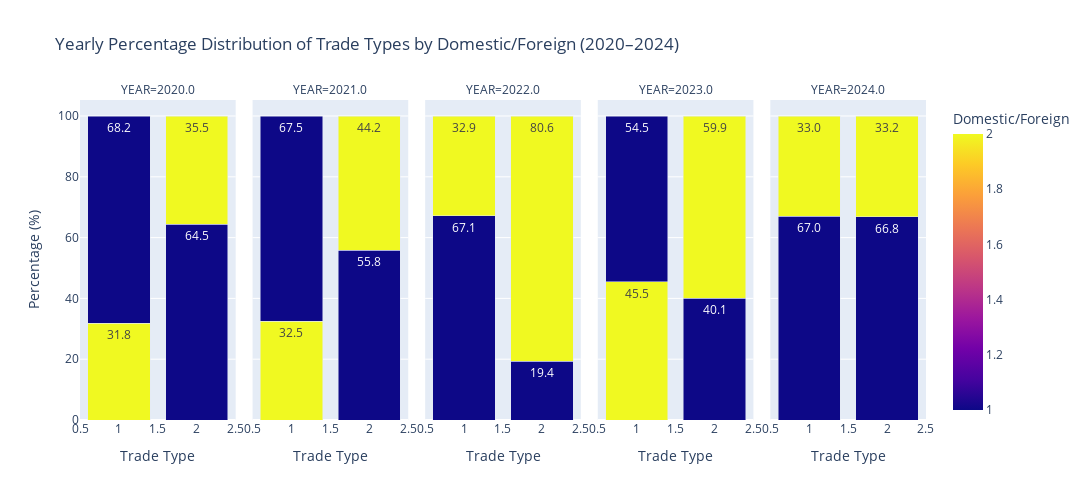

This figure's notebook cell:
### Code cell
trdtype_df_summary["PERCENT"] = trdtype_df_summary.groupby(["YEAR", "TRDTYPE"])["COUNT"].transform(
    lambda x: x / x.sum() * 100
)

fig = px.bar(
    trdtype_df_summary,
    x="TRDTYPE",
    y="PERCENT",
    color="DF",
    barmode="stack",
    facet_col="YEAR",
    category_orders={"YEAR": sorted(trdtype_df_summary["YEAR"].unique())},
    title="Yearly Percentage Distribution of Trade Types by Domestic/Foreign (2020–2024)",
    labels={"TRDTYPE": "Trade Type", "PERCENT": "Percentage (%)", "DF": "Domestic/Foreign"},
    text_auto=".1f"
)

fig.update_layout(height=500, width=1200)
fig.show()

### Figure 1 — Plotly figure (JSON) as saved in the notebook; plotly's stock layout.template omitted (floating-point values rounded to 4 significant figures)
{"data": [{"alignmentgroup": "True", "hovertemplate": "YEAR=2020.0<br>Trade Type=%{x}<br>Percentage (%)=%{y}<br>Domestic/Foreign=%{marker.color}<extra></extra>", "legendgroup": "", "marker": {"color": [1, 2, 1, 2], "coloraxis": "coloraxis", "pattern": {"shape": ""}}, "name": "", "offsetgroup": "", "orientation": "v", "showlegend": false, "textposition": "auto", "texttemplate": "%{y:.1f}", "type": "bar", "x": [2, 1, 1, 2], "xaxis": "x", "y": [64.47, 31.78, 68.22, 35.53], "yaxis": "y"}, {"alignmentgroup": "True", "hovertemplate": "YEAR=2021.0<br>Trade Type=%{x}<br>Percentage (%)=%{y}<br>Domestic/Foreign=%{marker.color}<extra></extra>", "legendgroup": "", "marker": {"color": [2, 1, 1, 2], "coloraxis": "coloraxis", "pattern": {"shape": ""}}, "name": "", "offsetgroup": "", "orientation": "v", "showlegend": false, "textposition": "auto", "texttemplate": "%{y:.1f}", "type": "bar", "x": [1, 2, 1, 2], "xaxis": "x2", "y": [32.48, 55.77, 67.52, 44.23], "yaxis": "y2"}, {"alignmentgroup": "True", "hovertemplate": "YEAR=2022.0<br>Trade Type=%{x}<br>Percentage (%)=%{y}<br>Domestic/Foreign=%{marker.color}<extra></extra>", "legendgroup": "", "marker": {"color": [1, 1, 2, 2], "coloraxis": "coloraxis", "pattern": {"shape": ""}}, "name": "", "offsetgroup": "", "orientation": "v", "showlegend": false, "textposition": "auto", "texttemplate": "%{y:.1f}", "type": "bar", "x": [2, 1, 1, 2], "xaxis": "x3", "y": [19.4, 67.12, 32.88, 80.6], "yaxis": "y3"}, {"alignmentgroup": "True", "hovertemplate": "YEAR=2023.0<br>Trade Type=%{x}<br>Percentage (%)=%{y}<br>Domestic/Foreign=%{marker.color}<extra></extra>", "legendgroup": "", "marker": {"color": [1, 2, 1, 2], "coloraxis": "coloraxis", "pattern": {"shape": ""}}, "name": "", "offsetgroup": "", "orientation": "v", "showlegend": false, "textposition": "auto", "texttemplate": "%{y:.1f}", "type": "bar", "x": [2, 1, 1, 2], "xaxis": "x4", "y": [40.08, 45.51, 54.49, 59.92], "yaxis": "y4"}, {"alignmentgroup": "True", "hovertemplate": "YEAR=2024.0<br>Trade Type=%{x}<br>Percentage (%)=%{y}<br>Domestic/Foreign=%{marker.color}<extra></extra>", "legendgroup": "", "marker": {"color": [1, 1, 2, 2], "coloraxis": "coloraxis", "pattern": {"shape": ""}}, "name": "", "offsetgroup": "", "orientation": "v", "showlegend": false, "textposition": "auto", "texttemplate": "%{y:.1f}", "type": "bar", "x": [2, 1, 2, 1], "xaxis": "x5", "y": [66.8, 66.96, 33.2, 33.04], "yaxis": "y5"}], "layout": {"annotations": [{"font": {}, "showarrow": false, "text": "YEAR=2020.0", "x": 0.092, "xanchor": "center", "xref": "paper", "y": 1, "yanchor": "bottom", "yref": "paper"}, {"font": {}, "showarrow": false, "text": "YEAR=2021.0", "x": 0.296, "xanchor": "center", "xref": "paper", "y": 1, "yanchor": "bottom", "yref": "paper"}, {"font": {}, "showarrow": false, "text": "YEAR=2022.0", "x": 0.5, "xanchor": "center", "xref": "paper", "y": 1, "yanchor": "bottom", "yref": "paper"}, {"font": {}, "showarrow": false, "text": "YEAR=2023.0", "x": 0.704, "xanchor": "center", "xref": "paper", "y": 1, "yanchor": "bottom", "yref": "paper"}, {"font": {}, "showarrow": false, "text": "YEAR=2024.0", "x": 0.908, "xanchor": "center", "xref": "paper", "y": 1, "yanchor": "bottom", "yref": "paper"}], "barmode": "stack", "coloraxis": {"colorbar": {"title": {"text": "Domestic/Foreign"}}, "colorscale": [[0, "#0d0887"], [0.1111, "#46039f"], [0.2222, "#7201a8"], [0.3333, "#9c179e"], [0.4444, "#bd3786"], [0.5556, "#d8576b"], [0.6667, "#ed7953"], [0.7778, "#fb9f3a"], [0.8889, "#fdca26"], [1, "#f0f921"]]}, "height": 500, "legend": {"tracegroupgap": 0}, "title": {"text": "Yearly Percentage Distribution of Trade Types by Domestic/Foreign (2020–2024)"}, "width": 1200, "xaxis": {"anchor": "y", "domain": [0, 0.184], "title": {"text": "Trade Type"}}, "xaxis2": {"anchor": "y2", "domain": [0.204, 0.388], "matches": "x", "title": {"text": "Trade Type"}}, "xaxis3": {"anchor": "y3", "domain": [0.408, 0.592], "matches": "x", "title": {"text": "Trade Type"}}, "xaxis4": {"anchor": "y4", "domain": [0.612, 0.796], "matches": "x", "title": {"text": "Trade Type"}}, "xaxis5": {"anchor": "y5", "domain": [0.816, 1], "matches": "x", "title": {"text": "Trade Type"}}, "yaxis": {"anchor": "x", "domain": [0, 1], "title": {"text": "Percentage (%)"}}, "yaxis2": {"anchor": "x2", "domain": [0, 1], "matches": "y", "showticklabels": false}, "yaxis3": {"anchor": "x3", "domain": [0, 1], "matches": "y", "showticklabels": false}, "yaxis4": {"anchor": "x4", "domain": [0, 1], "matches": "y", "showticklabels": false}, "yaxis5": {"anchor": "x5", "domain": [0, 1], "matches": "y", "showticklabels": false}}}
